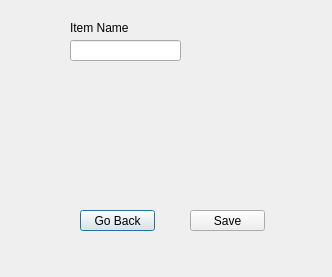
<?xml version="1.0" encoding="UTF-8"?>
<ui version="4.0">
 <class>Dialog</class>
 <widget class="QDialog" name="Dialog">
  <property name="geometry">
   <rect>
    <x>0</x>
    <y>0</y>
    <width>332</width>
    <height>277</height>
   </rect>
  </property>
  <property name="windowTitle">
   <string>Dialog</string>
  </property>
  <widget class="QPushButton" name="pushButton">
   <property name="geometry">
    <rect>
     <x>80</x>
     <y>210</y>
     <width>75</width>
     <height>21</height>
    </rect>
   </property>
   <property name="text">
    <string>Go Back</string>
   </property>
  </widget>
  <widget class="QPushButton" name="pushButton_2">
   <property name="geometry">
    <rect>
     <x>190</x>
     <y>210</y>
     <width>75</width>
     <height>21</height>
    </rect>
   </property>
   <property name="text">
    <string>Save</string>
   </property>
  </widget>
  <widget class="QLineEdit" name="nameEdit">
   <property name="geometry">
    <rect>
     <x>70</x>
     <y>40</y>
     <width>111</width>
     <height>21</height>
    </rect>
   </property>
  </widget>
  <widget class="QLabel" name="label">
   <property name="geometry">
    <rect>
     <x>70</x>
     <y>20</y>
     <width>121</width>
     <height>16</height>
    </rect>
   </property>
   <property name="text">
    <string>Item Name</string>
   </property>
  </widget>
 </widget>
 <resources/>
 <connections/>
</ui>
